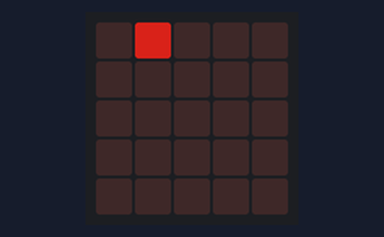
Recording of a program running on a simulated BBC micro:bit running MicroPython. Shown: the board's 5×5 LED display. Dim RGB values are drawn brighter than linear; random numbers come from a fixed seed.

Above: at 0.1 s.
At 4.6 s:
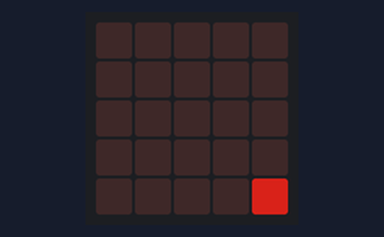
At 9.6 s:
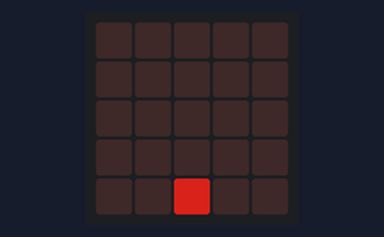
At 19.7 s:
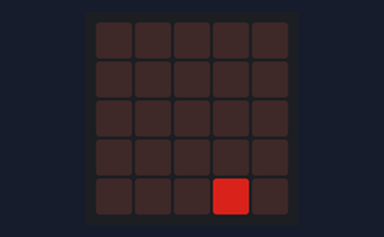
At 29.2 s:
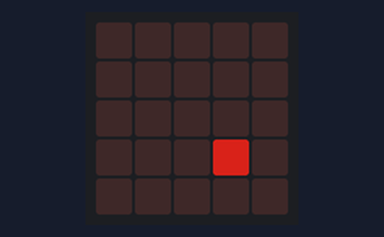
At 39.3 s:
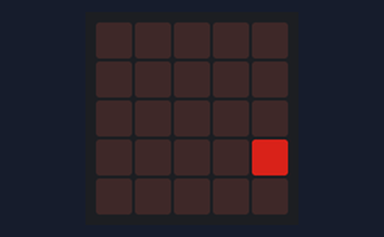

Measured:
- what the display in image 1 shows lasts 0.5 s, from 4.5 s to 5.0 s

The program:

catch_template.py
```python
from microbit import *
import random

# Length and height of display
N = 5

# Delay between gem drops
DROP_DELAY = 500

# The gem is a pair of x and y coordinates
gem = [random.randint(0, N - 1), 0]

while True:
    # Draw the gem
    display.clear()
    display.set_pixel(gem[0], gem[1], 5)

    # Drop gem by 1 pixel
    gem[1] += 1

    # Check if gem is no longer visible
    if gem[1] > N - 1:
        # If so, move gem to random position at top of display
        gem = [random.randint(0, N - 1), 0]

    sleep(DROP_DELAY)
```
